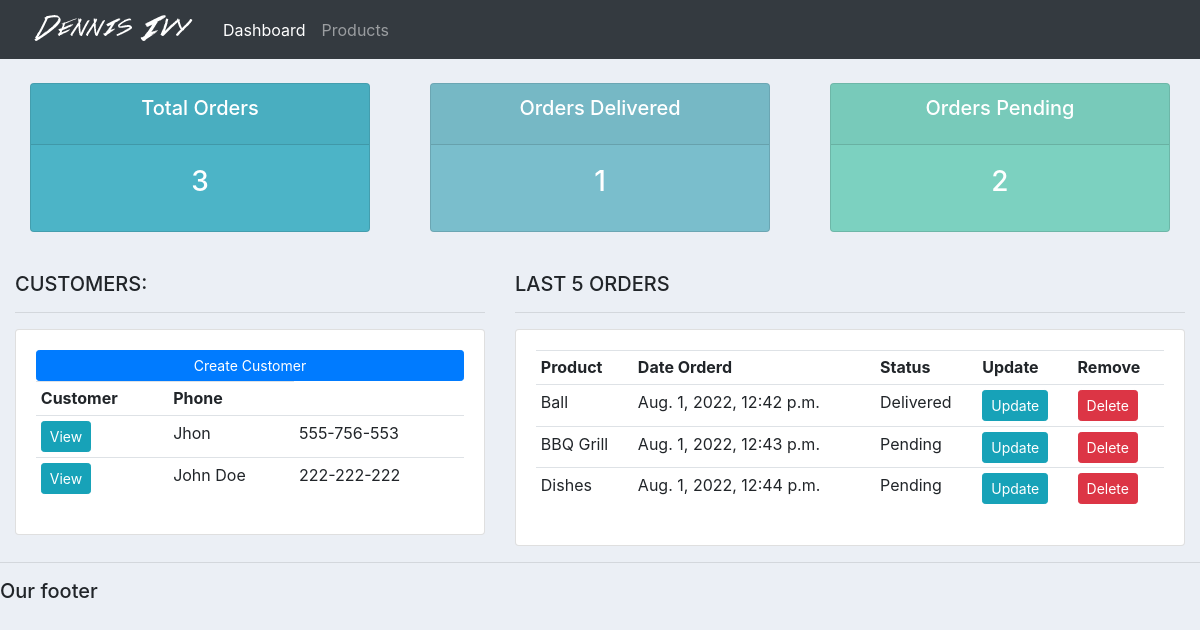
The page / on the database its author committed.
### accounts/models.py (models this page shows, shortened)
class Customer(models.Model):
    name = models.CharField(max_length=200, null=True)
    phone = models.CharField(max_length=200, null=True)
    email = models.CharField(max_length=200, null=True)
    date_created = models.DateTimeField(auto_now_add=True, null=True)

class Order(models.Model):
    STATUS = (
        ('Pending', 'Pending'),
        ('Out for delivery', 'Out for delivery'),
        ('Delivered', 'Delivered'),
    )
    customer = models.ForeignKey(Customer, null=True, on_delete=models.SET_NULL)
    product = models.ForeignKey(Product, null=True, on_delete=models.SET_NULL)
    date_created = models.DateTimeField(auto_now_add=True, null=True)
    status = models.CharField(max_length=200, null=True, choices=STATUS)

class Product(models.Model):
    CATEGORY = (
        ('Indoor', 'Indoor'),
        ('Out Door', 'Out Door'),
    )
    name = models.CharField(max_length=200, null=True)
    price = models.FloatField(null=True)
    category = models.CharField(max_length=200, null=True, choices=CATEGORY)
    description = models.CharField(max_length=200, null=True, blank=True)
    date_created = models.DateTimeField(auto_now_add=True, null=True)
    tags = models.ManyToManyField(Tag)
    def __str__(self):
        return self.name

### accounts/views.py (the view)
# urls.py: path('', views.home, name='home'),
def home(request):
    orders = Order.objects.all()
    customers = Customer.objects.all()
    total_customers = customers.count()
    total_orders = orders.count()
    delivered = orders.filter(status='Delivered').count()
    pending = orders.filter(status='Pending').count()
    context = {'orders': orders, 'customers': customers,
               'total_customers': total_customers, 'total_orders': total_orders,
               'delivered': delivered, 'pending': pending}
    return render(request, 'accounts/dashboard.html', context)

### accounts/templates/accounts/dashboard.html
{%  extends 'accounts/main.html' %}
{% block content %}
{%  include 'accounts/status.html' %}
<br />
<div class="row">
  <div class="col-md-5">
    <h5>CUSTOMERS:</h5>
    <hr />
    <div class="card card-body">
      <a class="btn btn-primary btn-sm btn-block" href="">Create Customer</a>
      <table class="table table-sm">
        <tr>
          <th>Customer</th>
          <th>Phone</th>
        </tr>
          {% for customer in customers %}
              <tr>
              <td><a class="btn btn-sm btn-info" href="{% url 'customer'  customer.id%}">View</a></td>
              <td>{{ customer.name }}</td>
              <td>{{ customer.phone }}</td>
              </tr>
          {% endfor %}
      </table>
    </div>
  </div>
  <div class="col-md-7">
    <h5>LAST 5 ORDERS</h5>
    <hr />
    <div class="card card-body">
      <table class="table table-sm">
        <tr>
          <th>Product</th>
          <th>Date Orderd</th>
          <th>Status</th>
          <th>Update</th>
          <th>Remove</th>
        </tr>
          {% for order in orders %}
              <tr>
              <td>{{ order.product }}</td>
              <td>{{ order.date_created }}</td>
              <td>{{ order.status }}</td>
              <td><a class="btn btn-sm btn-info" href="{% url 'update_order' order.id %}">Update</a></td>
              <td><a class="btn btn-sm btn-danger" href="{% url 'delete_order' order.id %}">Delete</a></td>
              </tr>
          {% endfor %}
      </table>
    </div>
  </div>
</div>
{% endblock%}

### accounts/templates/accounts/main.html (shortened to what this page needs)
{% load static %}
<!DOCTYPE html>
<html>
<head>
	<link rel="stylesheet" href="https://stackpath.bootstrapcdn.com/bootstrap/4.3.1/css/bootstrap.min.css">
	<link rel="stylesheet" type="text/css" href="{% static '/css/main.css' %}">
</head>
<body>
	{%  include 'accounts/navbar.html' %}
	<div class="container-fluid">
	{% block content %}
	{% endblock %}
    </div>
	<hr>
	<h5>Our footer</h5>
</body>
</html>

### accounts/templates/accounts/navbar.html (shortened to what this page needs)
{% load static %}
<nav class="navbar navbar-expand-lg navbar-dark bg-dark">
 <img src="{% static 'images/logo.png' %}">
  <div class="collapse navbar-collapse" id="navbarNav">
    <ul class="navbar-nav">
      <li class="nav-item active">
        <a class="nav-link" href="{% url 'home' %}">Dashboard</a>
      </li>
      <li class="nav-item">
        <a class="nav-link" href="{% url 'products' %}">Products</a>
      </li>
    </ul>
  </div>
</nav>

### accounts/templates/accounts/status.html
<br />
<div class="row">
  <div class="col">
    <div class="col-md">
      <div class="card text-center text-white mb-3" id="total-orders">
        <div class="card-header">
          <h5 class="card-title">Total Orders</h5>
        </div>
        <div class="card-body">
          <h3 class="card-title">{{ total_orders }}</h3>
        </div>
      </div>
    </div>
  </div>
  <div class="col">
    <div class="col-md">
      <div class="card text-center text-white mb-3" id="orders-delivered">
        <div class="card-header">
          <h5 class="card-title">Orders Delivered</h5>
        </div>
        <div class="card-body">
          <h3 class="card-title">{{ delivered }}</h3>
        </div>
      </div>
    </div>
  </div>
  <div class="col">
    <div class="col-md">
      <div class="card text-center text-white mb-3" id="orders-pending">
        <div class="card-header">
          <h5 class="card-title">Orders Pending</h5>
        </div>
        <div class="card-body">
          <h3 class="card-title">{{ pending }}</h3>
        </div>
      </div>
    </div>
  </div>
</div>

### static/css/main.css (style rules this page uses)
body { background-color: #ebeff5; }
#total-orders { background-color: #4cb4c7; }
#orders-delivered { background-color: #7abecc; }
#orders-pending { background-color: #7CD1C0; }

### rows shown on the page
Customer: name "Jhon", phone "555-756-553"
Customer: name "John Doe", phone "222-222-222"
Order: product "Ball", date_created "Aug. 1, 2022, 12:42 p.m.", status "Delivered"
Order: product "BBQ Grill", date_created "Aug. 1, 2022, 12:43 p.m.", status "Pending"
Order: product "Dishes", date_created "Aug. 1, 2022, 12:44 p.m.", status "Pending"

### other values the page prints
{{ total_orders }} "3"
{{ delivered }} "1"
{{ pending }} "2"
